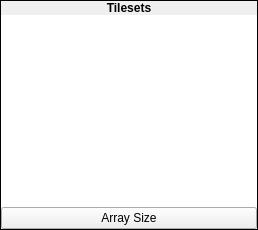
    <widget class="QWidget" name="widget_4" native="true">
     <property name="sizePolicy">
      <sizepolicy hsizetype="Fixed" vsizetype="Preferred">
       <horstretch>0</horstretch>
       <verstretch>0</verstretch>
      </sizepolicy>
     </property>
     <layout class="QVBoxLayout" name="_14">
      <property name="spacing">
       <number>0</number>
      </property>
      <property name="margin">
       <number>0</number>
      </property>
      <item>
       <widget class="QFrame" name="frame_2">
        <property name="sizePolicy">
         <sizepolicy hsizetype="Preferred" vsizetype="Preferred">
          <horstretch>0</horstretch>
          <verstretch>0</verstretch>
         </sizepolicy>
        </property>
        <property name="frameShape">
         <enum>QFrame::Box</enum>
        </property>
        <property name="frameShadow">
         <enum>QFrame::Plain</enum>
        </property>
        <layout class="QVBoxLayout" name="verticalLayout_5">
         <property name="spacing">
          <number>0</number>
         </property>
         <property name="margin">
          <number>0</number>
         </property>
         <item>
          <widget class="QLabel" name="label_4">
           <property name="sizePolicy">
            <sizepolicy hsizetype="Preferred" vsizetype="Fixed">
             <horstretch>0</horstretch>
             <verstretch>0</verstretch>
            </sizepolicy>
           </property>
           <property name="font">
            <font>
             <weight>75</weight>
             <bold>true</bold>
             <stylestrategy>PreferDefault</stylestrategy>
             <kerning>true</kerning>
            </font>
           </property>
           <property name="mouseTracking">
            <bool>false</bool>
           </property>
           <property name="text">
            <string>Tilesets</string>
           </property>
           <property name="alignment">
            <set>Qt::AlignHCenter|Qt::AlignTop</set>
           </property>
          </widget>
         </item>
         <item>
          <widget class="QTableWidget" name="twTilesetList">
           <property name="sizePolicy">
            <sizepolicy hsizetype="Preferred" vsizetype="Expanding">
             <horstretch>0</horstretch>
             <verstretch>0</verstretch>
            </sizepolicy>
           </property>
           <property name="font">
            <font>
             <family>Fixed</family>
            </font>
           </property>
           <property name="frameShape">
            <enum>QFrame::NoFrame</enum>
           </property>
           <property name="lineWidth">
            <number>1</number>
           </property>
           <property name="horizontalScrollBarPolicy">
            <enum>Qt::ScrollBarAlwaysOff</enum>
           </property>
           <property name="editTriggers">
            <set>QAbstractItemView::NoEditTriggers</set>
           </property>
           <property name="selectionMode">
            <enum>QAbstractItemView::SingleSelection</enum>
           </property>
           <property name="selectionBehavior">
            <enum>QAbstractItemView::SelectRows</enum>
           </property>
           <property name="textElideMode">
            <enum>Qt::ElideNone</enum>
           </property>
           <property name="verticalScrollMode">
            <enum>QAbstractItemView::ScrollPerPixel</enum>
           </property>
           <property name="showGrid">
            <bool>false</bool>
           </property>
           <property name="wordWrap">
            <bool>false</bool>
           </property>
           <property name="cornerButtonEnabled">
            <bool>false</bool>
           </property>
           <attribute name="horizontalHeaderVisible">
            <bool>false</bool>
           </attribute>
           <attribute name="horizontalHeaderHighlightSections">
            <bool>false</bool>
           </attribute>
           <attribute name="verticalHeaderVisible">
            <bool>false</bool>
           </attribute>
           <attribute name="verticalHeaderHighlightSections">
            <bool>false</bool>
           </attribute>
           <column>
            <property name="text">
             <string>Tilesets</string>
            </property>
           </column>
          </widget>
         </item>
         <item>
          <widget class="QPushButton" name="bArraySize">
           <property name="text">
            <string>Array Size</string>
           </property>
          </widget>
         </item>
        </layout>
       </widget>
      </item>
     </layout>
    </widget>
